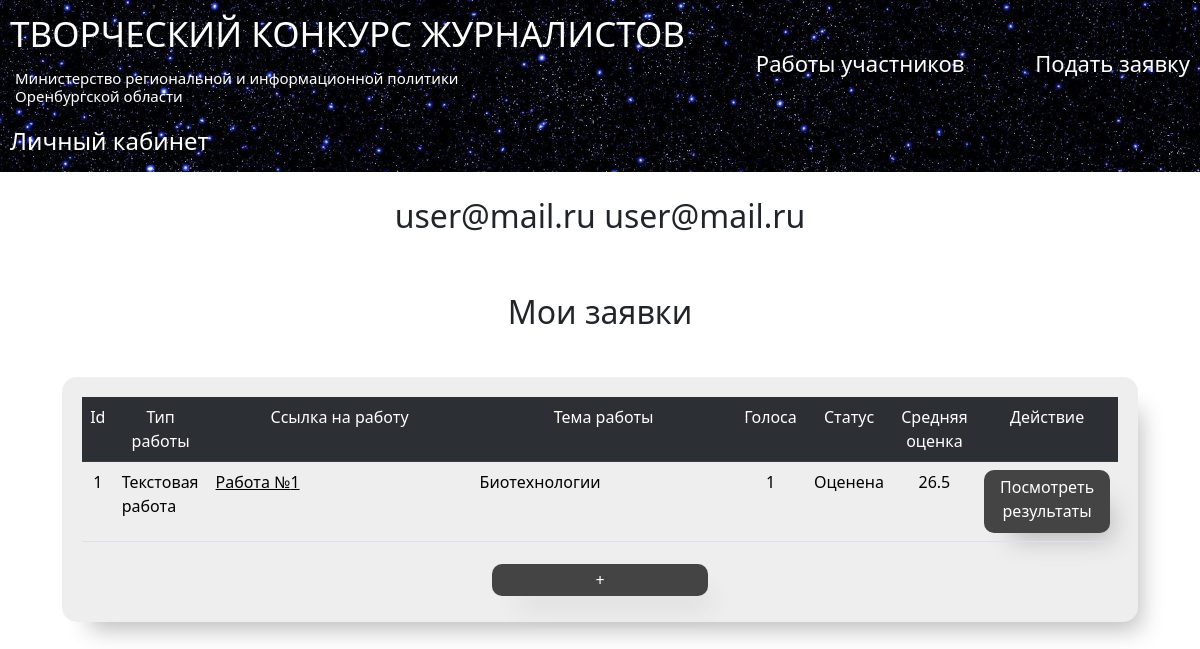
/cabinet (signed in), run on the app's committed database.
### data/users.py (models this page shows, shortened)
class User(SqlAlchemyBase, UserMixin, SerializerMixin):
    __tablename__ = 'users'
    id = sqlalchemy.Column(sqlalchemy.Integer,
                           primary_key=True, autoincrement=True)
    surname = sqlalchemy.Column(sqlalchemy.String, nullable=True)
    name = sqlalchemy.Column(sqlalchemy.String, nullable=True)
    position = sqlalchemy.Column(sqlalchemy.String, nullable=True)
    email = sqlalchemy.Column(sqlalchemy.String,
                              index=True, unique=True, nullable=True)
    password = sqlalchemy.Column(sqlalchemy.String, nullable=True)
    proposals = sqlalchemy.Column(sqlalchemy.String, nullable=True)
    @property
    def proposals_list(self):
        return json.loads(self.proposals)['proposals']

### data/proposals.py (models this page shows, shortened)
class Proposal(SqlAlchemyBase, UserMixin, SerializerMixin):
    __tablename__ = 'proposal'
    id = sqlalchemy.Column(sqlalchemy.Integer,
                           primary_key=True, autoincrement=True)
    type = sqlalchemy.Column(sqlalchemy.String, nullable=True)
    file = sqlalchemy.Column(sqlalchemy.String, nullable=True)
    evaluation = sqlalchemy.Column(sqlalchemy.String, nullable=True)
    lowering_criteria = sqlalchemy.Column(sqlalchemy.String, nullable=True)
    status = sqlalchemy.Column(sqlalchemy.String, nullable=True)
    likes = sqlalchemy.Column(sqlalchemy.Integer, nullable=True)
    user_data = sqlalchemy.Column(sqlalchemy.String, nullable=True)
    experts_rates = sqlalchemy.Column(sqlalchemy.String, nullable=True)
    @property
    def theme(self):
        return self.user_data_dict.get("theme")
    @property
    def evaluation_dict(self):
        return json.loads(self.evaluation)
    @property
    def user_data_dict(self):
        return json.loads(self.user_data)
    @property
    def experts_list(self):
        return json.loads(self.experts_rates)["expert_ids"]
    @property
    def lowering_criteria_dict(self):
        return json.loads(self.lowering_criteria)
    @property
    def rated_at_least_one(self):
        return len(self.experts_list) >= 1
    @property
    def average_score(self):
        sum = 0
        for score in self.merge_ratings:
            sum += score[3]
        return round(sum / len(self.merge_ratings),2)
    @property
    def merge_ratings(self):
        ratings = self.evaluation_dict["ratings"]
        lowering_ratings = self.lowering_criteria_dict["ratings"]
        merged_ratings = []
        for index in range(len(ratings)):
            merged_ratings.append((ratings[index],lowering_ratings[index],ratings[index]["expert"],
                                   sum(list(ratings[index].values())[:-1]) \
                                   - sum(list(lowering_ratings[index].values())[:-1])))
        return merged_ratings

### main.py (the view)
@app.route('/cabinet', methods=['GET', 'POST'])
@login_required
def cabinet():
    db_sess = db_session.create_session()
    my_proposals_ids = current_user.proposals_list
    my_proposals = []
    for proposal_id in my_proposals_ids:
        my_proposals.append(db_sess.query(Proposal).filter(Proposal.id == proposal_id).first())
    return render_template('cabinet.html',
                           stage=competition_stage,
                           proposals=my_proposals,
                           is_empty=len(my_proposals)==0)

### data/db_session.py (called while the page is built)
def create_session() -> Session:
    global __factory
    return __factory()

### main.py (called while the page is built)
@login_manager.user_loader
def load_user(user_id):  # find user in database
    db_sess = db_session.create_session()
    return db_sess.query(User).get(user_id)

### templates/cabinet.html (shortened to what this page needs)
{% extends "base.html" %}
{% block content %}
{% set TYPES  = {"text": "Текстовая работа", "video": "Видео материал"} %}
<h2 align="center" style = "padding: 25px">{{current_user.name}} {{current_user.surname}}</h2>
<h2 align="center" style = "padding: 25px">Мои заявки</h2>
{% if not is_empty%}
<div class="table_container panel_news">
     <table class="table table-striped table-hover">
        <tr class="my_row">
            <td class="table-dark" width="2%" bgcolor="#dddddd" align="center">Id</td>
            <td class="table-dark" width="5%" bgcolor="#dddddd" align="center">Тип работы</td>
            <td class="table-dark" width="25%" bgcolor="#dddddd" align="center">Ссылка на работу</td>
            <td class="table-dark" width="25%" bgcolor="#dddddd" align="center">Тема работы</td>
            <td class="table-dark" width="6%" bgcolor="#dddddd" align="center">Голоса</td>
            <td class="table-dark" width="6%" bgcolor="#dddddd" align="center">Статус</td>
            <td class="table-dark" width="6%" bgcolor="#dddddd" align="center">Средняя оценка</td>
            <td class="table-dark" width="8%" bgcolor="#dddddd" align="center">Действие</td>
        </tr>
        {% for proposal in proposals %}
                {%  set color = "#d0daed" %}
                {% set text_color = "#000" %}
        <tr class="my_row">
            <td class="ordinary" bgcolor ={{color}} align="center" style="color:{{text_color}}">{{ proposal.id }}</td>
            <td class="ordinary" bgcolor ={{color}} style="color:{{text_color}}">{{ TYPES[proposal.type] }}</td>
            <td><a class="anchor" href="{{proposal.file}}">Работа №{{ proposal.id }}</a></td>
            <td class="ordinary" bgcolor ={{color}} style="color:{{text_color}}">{{ proposal.theme }}</td>
            <td class="ordinary" bgcolor ={{color}} align="center" style="color:{{text_color}}">{{ proposal.likes }}</td>
            <td class="ordinary" bgcolor ={{color}} align="center" style="color:{{text_color}}">{{ STATUSES[proposal.status] }}</td>
            <td class="ordinary" bgcolor ={{color}} align="center" style="color:{{text_color}}">
                {% if proposal.rated_at_least_one%}
                <div>    {{proposal.average_score}}</div>
                {% else%}
                <div> Не оценена</div>
                {% endif %}
            </td>
            <td class="ordinary" bgcolor ={{color}} align="center" style="color:{{text_color}}">
                {% if proposal.rated_at_least_one%}
                <div class="btn_dark">       <a href="/proposals/view/{{ proposal.id }}" style = "text-decoration : none; color: #ffffff" >Посмотреть результаты</a>
                </div>
                {% else %}
                <div>   Еще не один эксперт не проверил работу
                </div>
                {% endif %}
            </td>
        </tr>
        {% endfor %}
    </table>
    <div align="center" style="padding: 10px 0px">
                    <a align="center" href="/add_proposal " class="btn_dark" style="padding: .5% 10%" >+</a>
                </div>
</div>
{% endif%}
{% endblock %}

### static/css/style.css (style rules this page uses)
html { font-size: 16px; }
.table-dark { text-align : center; background-color : #141414; }
.table_container { padding-top: 25px; }
.anchor { color: #000000; }
.btn_dark { box-shadow: 15px 20px 25px -13px #bababa; background-color: #141414; padding: 5px 15px 10px 15px; text-decoration : none; color: #ffffff; border-radius: 10px; background-color: #444444; }

### templates/cabinet.html (style rules this page uses)
.panel_news { background-color: #EEEEEE; box-shadow: 15px 20px 25px -13px #bababa; border: 1.5px; border-radius: 15px; padding:20px; margin:20px; }

### data on the page
User: name "user@mail.ru", surname "user@mail.ru"
Proposal: id "1", type "Текстовая работа", theme "Биотехнологии", likes "1", status "Оценена", average_score "26.5"
